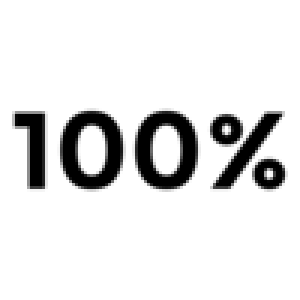
#> input picture krypto/zad5_1/100.png, 100 x 100 px (shown 3 times larger)
$ python main.py
#> lines starting #> are read from the running program, lines starting #| are printed output that depends on the picture
### krypto/zad5_1/helpers.py
from PIL import Image
import numpy as np
import random


def loadImage(src):
#> called with src = '100.png'
    return np.asarray(Image.open(src).convert('L'))
#> returned value is the input picture: shape (100, 100); min 0, max 255, mean 227.1


def splitPixel(p):
    splits = [(1, 0), (0, 1)]
    if (p == 255):
        pixel = random.choice(splits)
        return (pixel, pixel)
    else:
        random.shuffle(splits)
        return (splits[0], splits[1])


def createShares(img):
    height, width = img.shape
#> height = 100; width = 100
    s1 = [[0] * width for _ in range(height)]
    s2 = [[0] * width for _ in range(height)]
    for i in range(width):
        for j in range(height):
            s1P, s2P = splitPixel(img[i][j])
            if s1P != s2P:
                print(s1P, s2P)
            s1[i][j] = s1P
            s2[i][j] = s2P
    return (s1, s2)


def compareShares(s1, s2):
    height, width = len(s1), len(s1[0])
    diff = 0
    for i in range(width):
        for j in range(height):
            if s1[i][j] != s2[i][j]:
                diff += 1
    return diff


def combineShares(s1, s2, img):
    height, width = img.shape
    combined = []
    for i in range(width):
        row = []
        for j in range(height):
            s1_pixel = s1[i][j]
            s2_pixel = s2[i][j]
            if s1_pixel == s2_pixel:
                row.append(s1_pixel)
            else:
                row.append((0, 0))
        combined.append(row)
    return combined


def saveImage(img, path):
#> called with path = 's1.png'
    width, height = len(img[0]), len(img)
    image = Image.new('1', (width * 2, height)).convert("L")
#> image: PIL image 200x100 L; every value is 0
    for i in range(width):
        for j in range(height):
            lP, rP = img[i][j]
            image.putpixel((j * 2, i), 255 if lP == 1 else 0)
            image.putpixel((j * 2 + 1, i), 255 if rP == 1 else 0)
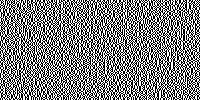
#> image: PIL image 200x100 L; 50% white in thin lines or dots
    image.save(path)

### krypto/zad5_1/main.py
from helpers import loadImage, createShares, combineShares, saveImage, compareShares


def main():
    img = loadImage("100.png")
    s1, s2 = createShares(img)
    combined = combineShares(s1, s2, img)
    print(compareShares(s1, s2))
    saveImage(s1, "s1.png")
    saveImage(s2, "s2.png")
#> call 2 of saveImage, with path = 's2.png'
#> after the loop in saveImage (call 2), `for i in range(width):`:
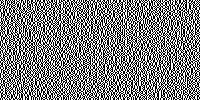
#> image: PIL image 200x100 L; 50% white in thin lines or dots
    saveImage(combined, "combined.png")
#> call 3 of saveImage, with path = 'combined.png'
#> after the loop in saveImage (call 3), `for i in range(width):`:
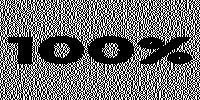
#> image: PIL image 200x100 L; 42.5% white in thin lines or dots


main()
